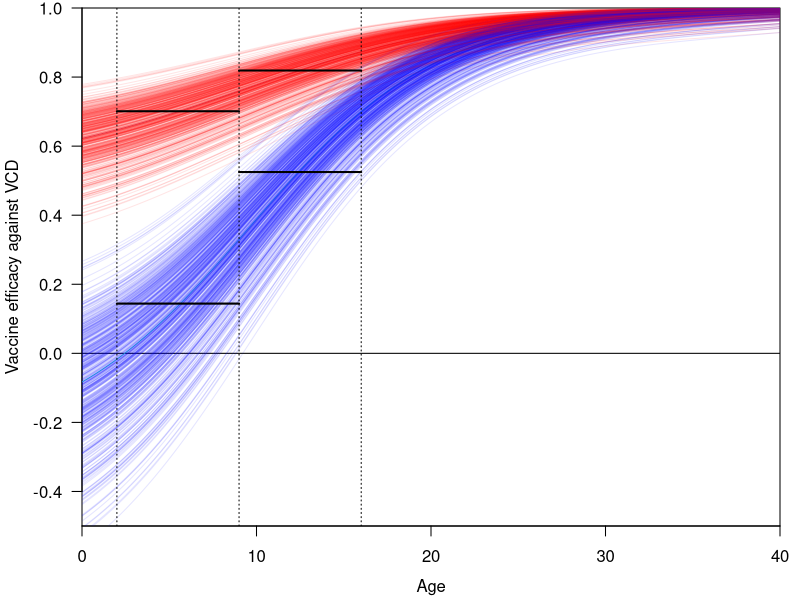

Write R code to recreate this figure.
# 1 – AR_v / AR_p
# 1 – (Pr_dis|inf_v * Pr_inf|exp_v * Pr_exp_v) / (Pr_dis|inf_p * Pr_inf|exp_p * Pr_exp_p)
# 1 – (Pr_dis|inf_v * Pr_inf|exp_v) / (Pr_dis|inf_p * Pr_inf|exp_p)
# 1 – (Pr_dis|inf_v * Pr_inf|exp_v) / (Pr_dis|inf_p)
# 1 – (Pr_dis|inf_v / Pr_dis|inf_p) * Pr_inf|exp_v
# 1 - RR_dis|inf * RR_inf|exp

FoI <- 0.05 #Force of infection per year

# "Tuneing parameter"... related to sample size
Yi <- 2000


# vaccine efficacy at a given age
VE.age = function(a, b, c, age){
  1 - a / (1 + exp(b * (age - c)))
}

# calculate mean protection within a given age range
# assuming equal distribution within age range
VE = function(a, b, c, ages){
  mean(sapply(ages,function(aa) VE.age(a, b, c, aa)))
}

# specify age ranges from trial data
ages.young = seq(2, 9, .01)
ages.old = seq(9, 16, .01)

# VE estimates from trial data
VE.data = c(.701, .144, .819, .525)

# function to calculate goodness of fit between trial data and model
gof = function(a.pos, b.pos, c.pos, a.neg, b.neg, c.neg){
  (VE(a.pos,b.pos,c.pos,ages.young) - VE.data[1]) ^ 2 +
  (VE(a.neg,b.neg,c.neg,ages.young) - VE.data[2]) ^ 2 +
  (VE(a.pos,b.pos,c.pos,ages.old) - VE.data[3]) ^ 2 +
  (VE(a.neg,b.neg,c.neg,ages.old) - VE.data[4]) ^ 2
}

# find best-fit parameter values for age relationships
VE.fit = optim(par=c(1,0,9,1,0,9),fn=function(par){
  gof(par[1],par[2],par[3],par[4],par[5],par[6])})

	
	
	
	
# plot probability of protection against disease as a function of age
# for seronegative and seropositive individuals
ages.all = seq(0,40,.01)
# plot(
#   ages.all,
#   VE.age(VE.fit$par[1], VE.fit$par[2], VE.fit$par[3], ages.all),
#   type='l', ylim=c(0,1), col = 2, lwd = 3, las=1,
#   xlab = 'Age', ylab = 'Vaccine efficacy against virus-confirmed disease')
# lines(
#   ages.all,
#   VE.age(VE.fit$par[4], VE.fit$par[5], VE.fit$par[6], ages.all),
#   col = 4, lwd = 3)
# segments(c(2,2,9,9),VE.data,c(9,9,16,16),VE.data,col=c(2,4,2,4),lwd=2)
# abline(v=c(2,9,16),lty=3)


VE.SeroPos <- VE.age(VE.fit$par[1], VE.fit$par[2], VE.fit$par[3], ages.all)
VE.SeroNeg <- VE.age(VE.fit$par[4], VE.fit$par[5], VE.fit$par[6], ages.all)


# Assuming wholy susceptible population



zstar = 1.96

RR.SeroPos <- 1-VE.SeroPos
c0Pos <- rep(FoI * Yi,length(RR.SeroPos))+.5
c1Pos <- FoI*RR.SeroPos* Yi+.5
RR.SeroPos.UB <- exp(log(RR.SeroPos)+zstar*sqrt(1/c1Pos+1/c0Pos))
RR.SeroPos.LB <- exp(log(RR.SeroPos)-zstar*sqrt(1/c1Pos+1/c0Pos))

VE.SeroPos.LB <- 1-RR.SeroPos.UB
VE.SeroPos.UB <- 1-RR.SeroPos.LB

RR.SeroNeg <- 1-VE.SeroNeg
c0Neg <- rep(FoI * Yi,length(RR.SeroNeg))+.5
c1Neg <- FoI*RR.SeroNeg* Yi+.5
RR.SeroNeg.UB <- exp(log(RR.SeroNeg)+zstar*sqrt(1/c1Neg+1/c0Neg))
RR.SeroNeg.LB <- exp(log(RR.SeroNeg)-zstar*sqrt(1/c1Neg+1/c0Neg))
VE.SeroNeg.LB <- 1-RR.SeroNeg.UB
VE.SeroNeg.UB <- 1-RR.SeroNeg.LB

# polygon(c(ages.all,rev(ages.all)),c(VE.SeroPos.UB,rev(VE.SeroPos.LB)),col=rgb(1,0,0,.1))
# polygon(c(ages.all,rev(ages.all)),c(VE.SeroNeg.UB,rev(VE.SeroNeg.LB)),col=rgb(0,0,1,.1))


### This assumes that there is a single random effect 
### for BOTH seronegative and seropositive. Hopefully
### it is clear where to change if desired
Draws <- 500
Realizations <- array(0,dim=c(2,Draws,length(ages.all)))
for (i in 1:Draws){
	z <- rnorm(1)
	Realizations[1,i,] <- 1-exp(log(RR.SeroPos)+z*sqrt(1/c1Pos+1/c0Pos))
	Realizations[2,i,] <- 1-exp(log(RR.SeroNeg)+z*sqrt(1/c1Neg+1/c0Neg))
}

	
# plot probability of protection against disease as a function of age
# for seronegative and seropositive individuals
jpeg('../outputs/VE_overall.jpeg',width=3.25,height=3.25,res=200,units='in')
par(oma=rep(0,4),mar=c(3.7,4.1,.4,1))

ages.all = seq(0,40,.01)
plot(
  ages.all,
  VE.age(VE.fit$par[1], VE.fit$par[2], VE.fit$par[3], ages.all),
  type='l', ylim=c(-.5,1), col = 2, las=1, xaxs='i', yaxs='i',
  xlab = '', ylab = 'Vaccine efficacy against VCD')
mtext('Age',side=1,line=2.5)
abline(h=0)
lines(
  ages.all,
  VE.age(VE.fit$par[4], VE.fit$par[5], VE.fit$par[6], ages.all),
  col = 4)

for (i in 1:500){
	lines(ages.all,Realizations[1,i,],col=rgb(1,0,0,.1))
	lines(ages.all,Realizations[2,i,],col=rgb(0,0,1,.1))
}
abline(v=c(2,9,16),lty=3)
segments(c(2,2,9,9),VE.data,c(9,9,16,16),VE.data,col=1,lwd=2)

dev.off()


